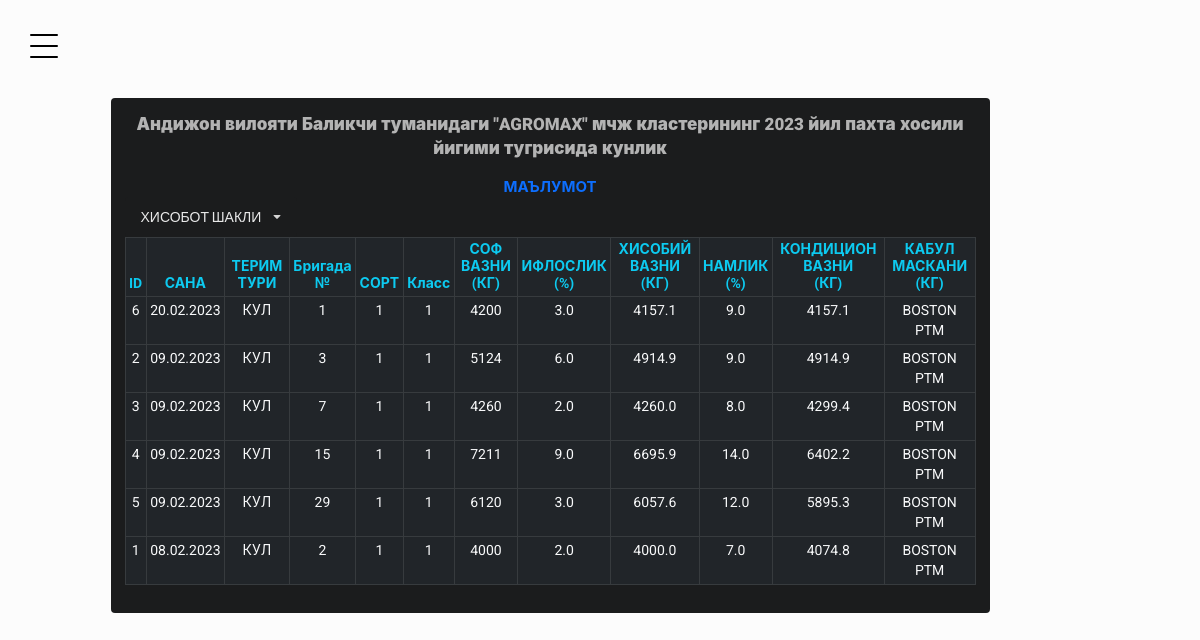
The app's page /home/reestr/ (signed in) with its own data.
### Home/models.py (models this page shows, shortened)
class Paxta(models.Model):
    date=models.DateField(null=True)
    sofVazn=models.IntegerField()
    ifloslik=models.FloatField()
    namlik=models.FloatField()
    punkt=models.ForeignKey('Punkt',on_delete=models.CASCADE,null=True)
    brigada=models.ForeignKey('Brigada',on_delete=models.CASCADE,null=True)
    xisobi=models.FloatField(blank=True)
    kond=models.FloatField(blank=True)

class Brigada(models.Model):
    br_num=models.IntegerField()
    br_full_name=models.CharField(max_length=200)
    massiv=models.ForeignKey('Massiv',on_delete=models.CASCADE)
    hudud=models.ForeignKey("Hudud",on_delete=models.CASCADE,null=True)
    G_gektar=models.FloatField()
    P_gektar=models.FloatField()
    G_reja=models.FloatField()
    P_reja=models.FloatField()
    def __str__(self):
        return str(self.br_num)

class Punkt(models.Model):
    name=models.CharField(max_length=200)
    def __str__(self):
        return str(self.name)

### Home/views.py (the view)
# urls.py: path('reestr/',reestr_P,name='reestr'),
def reestr_P(request):
    user=request.user.profile
    info=Paxta.objects.all().order_by('-date')
    context={'info':info,"user":user}
    return render(request,"Paxta/reestr.html",context)

### Home/models.py (called while the page is built)
    def __str__(self):
        return self.name

### Home/templates/Paxta/reestr.html (shortened to what this page needs)
{% extends "home/home.html" %}
{% block content %}
<div class="row" >
    <div class="col-sm-12">
        <div class="ui raised segment mb-1 center aligned inverted  text-primary " >
            <p style="font-weight: 900; font-size: 17px;">Андижон вилояти Баликчи туманидаги "AGROMAX" мчж  кластерининг 2023 йил пахта хосили йигими тугрисида кунлик</p>
            <div class="row">
                <div class="col-sm-12 col-md-12 col-xl-12 text-center">
                    <h4>МАЪЛУМОТ</h4>
                </div>
                <div class="col-sm-12 col-md-6 col-xl-6 text-left" style="text-align: left;">
                    <div class="ui compact menu inverted">
                        <div class="ui simple dropdown item">
                          ХИСОБОТ ШАКЛИ
                          <i class="dropdown icon"></i>
                        </div>
                    </div>
                </div>
                <div class="col-sm-12 col-md-6 col-xl-6 text-right pb-2" style="text-align: right;">
                </div>
                <div class="col-sm-12 col-md-12 col-lg-12">
                    {% include 'Paxta/reestr-inc.html' %}
                </div>
            </div>
        </div>
    </div>
</div>
{% endblock %}

### Home/templates/home/home.html (shortened to what this page needs)
{% load static %}
<!doctype html>
<html lang="en">
  <head>
    <link rel="stylesheet" href="https://cdnjs.cloudflare.com/ajax/libs/semantic-ui/2.5.0/semantic.min.css" />
    <link href="https://cdn.jsdelivr.net/npm/bootstrap@5.2.3/dist/css/bootstrap.min.css" rel="stylesheet">
    <link rel="stylesheet" href="https://cdnjs.cloudflare.com/ajax/libs/semantic-ui/2.5.0/semantic.min.css" />
    <link rel="stylesheet" href="{% static 'fonts/icomoon/style.css' %}">
    <link rel="stylesheet" href="{% static 'css/owl.carousel.min.css' %}">
    <link rel="stylesheet" href="{% static 'css/style.css'%}">
  </head>
  <body  style="background-image: url(https://klike.net/uploads/posts/2022-12/1669867421_7-2.jpg); background-size: cover; background-repeat: repeat-y;">
    <aside class="sidebar">
      <div class="toggle">
        <a href="#" class="burger js-menu-toggle" data-toggle="collapse" data-target="#main-navbar">
          <span></span>
        </a>
      </div>
    </aside>
    <main>
      <div class="site-section " >
        <div class="container-fluid">
          <div class="row">
            <div class="col-sm-0 col-md-0 col-lg-1">
            </div>
            <div class="col-sm-12 col-md-12 col-lg-9 ">
            {% block content %}
            {% endblock %}
            </div>
            <div class="col-sm-0 col-md-0 col-lg-2">
            </div>
          </div>
        </div>
      </div>
    </main>
  </body>
</html>

### Home/templates/Paxta/reestr-inc.html
<div class="table-responsive d-lg-md-none">
<table id="br1" class="table-bordered table table-sm  text-center  table-dark table-hover text-light ">
    <thead>
      <tr style="line-height: 17px;" class="text-info">
        <th >ID</th>
        <th >САНА</th>
        <th>ТЕРИМ ТУРИ</th>
        <th >Бригада <br> №</th>
        <th>СОРТ</th>
        <th>Класс</th>
        <th>СОФ ВАЗНИ<br>(КГ)</th>
        <th>ИФЛОСЛИК<br>(%)</th>
        <th>ХИСОБИЙ ВАЗНИ<br>(КГ)</th>
        <th>НАМЛИК<br>(%)</th>
        <th>КОНДИЦИОН ВАЗНИ<br>(КГ)</th>
        <th>КАБУЛ МАСКАНИ<br>(КГ)</th>
      </tr>
    </thead>
    <tbody>
      {%  for i in info %}
        <tr>
            <td>{{ i.id}}</td>
            <td>{{i.date|date:"d.m.Y"}}</td>
            <td>КУЛ</td>
            <td>{{ i.brigada}}</td>
            <td>1</td>
            <td>1</td>
            <td>{{ i.sofVazn }}</td>
            <td>{{ i.ifloslik}}</td>
            <td>{{ i.xisobi}}</td>
            <td>{{ i.namlik}}</td>
            <td>{{ i.kond}}</td>
            <td>{{ i.punkt}}</td>
        </tr>
      {% endfor %}
    </tbody>
</table>
</div>

### Home/static/css/style.css (style rules this page uses)
body { font-family: "Roboto", -apple-system, BlinkMacSystemFont, "Segoe UI", Roboto, "Helvetica Neue", Arial, "Noto Sans", sans-serif, "Apple Color Emoji", "Segoe UI Emoji", "Segoe UI Symbol", "Noto Color Emoji"; background-color: #fcfcfc; }
p { color: #b3b3b3; font-weight: 300; }
h1, h2, h3, h4, h5, h6, .h1, .h2, .h3, .h4, .h5, .h6 { font-family: "Roboto", -apple-system, BlinkMacSystemFont, "Segoe UI", Roboto, "Helvetica Neue", Arial, "Noto Sans", sans-serif, "Apple Color Emoji", "Segoe UI Emoji", "Segoe UI Symbol", "Noto Color Emoji"; }
a { -webkit-transition: .3s all ease; -o-transition: .3s all ease; transition: .3s all ease; }
a, a:hover { text-decoration: none !important; }
body { position: relative; }
body:before { position: absolute; content: ""; z-index: 1; top: 0; left: 0; right: 0; bottom: 0; background-color: rgba(0, 0, 0, 0.05); opacity: 1; visibility: hidden; -webkit-transition: .3s all ease-in-out; -o-transition: .3s all ease-in-out; transition: .3s all ease-in-out; }
.site-section { padding: 7rem 0; }
aside, main { height: 100vh; min-height: 580px; }
aside { width: 300px; left: 0; z-index: 1001; position: fixed; -webkit-transform: translateX(-100%); -ms-transform: translateX(-100%); transform: translateX(-100%); background-color: #fff; -webkit-transition: 1s -webkit-transform cubic-bezier(0.23, 1, 0.32, 1); transition: 1s -webkit-transform cubic-bezier(0.23, 1, 0.32, 1); -o-transition: 1s transform cubic-bezier(0.23, 1, 0.32, 1); transition: 1s transform cubic-bezier(0.23, 1, 0.32, 1); transition: 1s transform cubic-bezier(0.23, 1, 0.32, 1), 1s -webkit-transform cubic-bezier(0.23, 1, 0.32, 1); }
aside .toggle { padding-left: 30px; padding-top: 30px; position: absolute; right: 0; -webkit-transform: translateX(100%); -ms-transform: translateX(100%); transform: translateX(100%); }
main { width: calc(100%); -webkit-transition: 1s -webkit-transform cubic-bezier(0.23, 1, 0.32, 1); transition: 1s -webkit-transform cubic-bezier(0.23, 1, 0.32, 1); -o-transition: 1s transform cubic-bezier(0.23, 1, 0.32, 1); transition: 1s transform cubic-bezier(0.23, 1, 0.32, 1); transition: 1s transform cubic-bezier(0.23, 1, 0.32, 1), 1s -webkit-transform cubic-bezier(0.23, 1, 0.32, 1); }
.burger { width: 28px; height: 32px; cursor: pointer; position: relative; z-index: 99; float: right; }
.burger:before, .burger span, .burger:after { width: 100%; height: 2px; display: block; background: #000; border-radius: 2px; position: absolute; opacity: 1; }
.burger:before, .burger:after { -webkit-transition: top 0.35s cubic-bezier(0.23, 1, 0.32, 1), opacity 0.35s cubic-bezier(0.23, 1, 0.32, 1), background-color 1.15s cubic-bezier(0.86, 0, 0.07, 1), -webkit-transform 0.35s cubic-bezier(0.23, 1, 0.32, 1); transition: top 0.35s cubic-bezier(0.23, 1, 0.32, 1), opacity 0.35s cubic-bezier(0.23, 1, 0.32, 1), background-color 1.15s cubic-bezier(0.86, 0, 0.07, 1), -webkit-transform 0.35s cubic-bezier(0.23, 1, 0.32, 1); -o-transition: top 0.35s cubic-bezier(0.23, 1, 0.32, 1), transform 0.35s cubic-bezier(0.23, 1, 0.32, 1), opacity 0.35s cubic-bezier(0.23, 1, 0.32, 1), background-color 1.15s cubic-bezier(0.86, 0, 0.07, 1); transition: top 0.35s cubic-bezier(0.23, 1, 0.32, 1), transform 0.35s cubic-bezier(0.23, 1, 0.32, 1), opacity 0.35s cubic-bezier(0.23, 1, 0.32, 1), background-color 1.15s cubic-bezier(0.86, 0, 0.07, 1); transition: top 0.35s cubic-bezier(0.23, 1, 0.32, 1), transform 0.35s cubic-bezier(0.23, 1, 0.32, 1), opacity 0.35s cubic-bezier(0.23, 1, 0.32, 1), background-color 1.15s cubic-bezier(0.86, 0, 0.07, 1), -webkit-transform 0.35s cubic-bezier(0.23, 1, 0.32, 1); -webkit-transition: top 0.35s cubic-bezier(0.23, 1, 0.32, 1), -webkit-transform 0.35s cubic-bezier(0.23, 1, 0.32, 1), opacity 0.35s cubic-bezier(0.23, 1, 0.32, 1), background-color 1.15s cubic-bezier(0.86, 0, 0.07, 1); content: ""; }
.burger:before { top: 4px; }
.burger span { top: 15px; }
.burger:after { top: 26px; }

### records on screen
Paxta: id "6", date "20.02.2023", brigada "1", sofVazn "4200", ifloslik "3.0", xisobi "4157.1", namlik "9.0", kond "4157.1", punkt "BOSTON PTM"
Paxta: id "2", date "09.02.2023", brigada "3", sofVazn "5124", ifloslik "6.0", xisobi "4914.9", namlik "9.0", kond "4914.9", punkt "BOSTON PTM"
Paxta: id "3", date "09.02.2023", brigada "7", sofVazn "4260", ifloslik "2.0", xisobi "4260.0", namlik "8.0", kond "4299.4", punkt "BOSTON PTM"
Paxta: id "4", date "09.02.2023", brigada "15", sofVazn "7211", ifloslik "9.0", xisobi "6695.9", namlik "14.0", kond "6402.2", punkt "BOSTON PTM"
Paxta: id "5", date "09.02.2023", brigada "29", sofVazn "6120", ifloslik "3.0", xisobi "6057.6", namlik "12.0", kond "5895.3", punkt "BOSTON PTM"
Paxta: id "1", date "08.02.2023", brigada "2", sofVazn "4000", ifloslik "2.0", xisobi "4000.0", namlik "7.0", kond "4074.8", punkt "BOSTON PTM"
